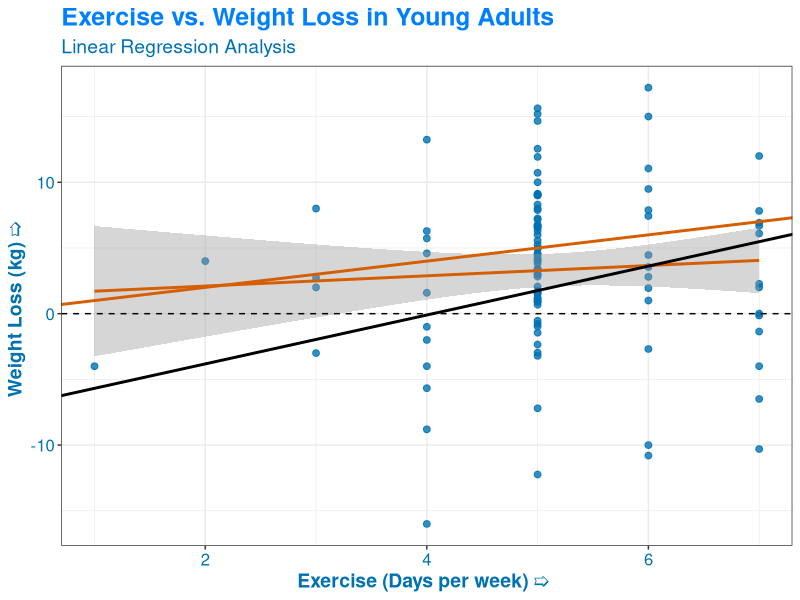

R code for this plot:
# Install packages
#install.packages("tidyverse")

# Call the packages
library(tidyverse)

# Import the data
data <- read.csv("data.csv")

# Calculate Weight_loss as Starting_weight - Current_weight
data$Weight_loss <- data$Starting_weight - data$Current_weight

# Calculate descriptive statistics
exercise_mean <- mean(data$Exercise)
exercise_sd <- sd(data$Exercise)

inweight_mean<-mean(data$Starting_weight)
inweight_sd<-sd(data$Starting_weight)

curweight_mean<-mean(data$Current_weight)
curweight_sd<-sd(data$Current_weight)

weight_loss_mean <- mean(data$Weight_loss)
weight_loss_sd <- sd(data$Weight_loss)

# Create a scatterplot of exercise vs. weight loss
ggplot(data, aes(x = Exercise, y = Weight_loss)) +
  geom_point(size = 2, alpha = 0.8, color = "#0072B2") +
  geom_smooth(method = "lm", color = "#D55E00", size = 1) +
  geom_abline(method = "lm", color = "#D55E00", size = 1) +
  labs(x = "Exercise (Days per week) ➯ ", y = "Weight Loss (kg) ➯ ", title = "Exercise vs. Weight Loss in Young Adults",
       subtitle = "Linear Regression Analysis")+
  theme_bw()+
  theme(plot.title = element_text(color = "#007FFF", size = 18, face = "bold"),
        plot.subtitle = element_text(color = "#0072B2", size = 14),
        axis.title.x = element_text(color = "#0072B2", size = 14, face = "bold"),
        axis.title.y = element_text(color = "#0072B2", size = 14, face = "bold"),
        axis.text = element_text(color = "#0072B2", size = 12),
        legend.title = element_blank(),
        legend.text = element_text(color = "#0072B2", size = 12))+
  geom_abline(intercept = -7.54, slope = 1.86, color = "black", linetype = "solid", size = 1) +
  
  geom_hline(yintercept = 0, color = "black", linetype = "dashed")

# Calculate correlation between exercise and weight loss
correlation1 <- cor(data$Exercise, data$Weight_loss)

# Calculate the correlation between weight loss and duration of exercise
correlation2 <- cor(data$Weight_loss, data$Duration)

# Calculate correlation between exercise and duration of exercise
correlation3 <- cor(data$Exercise, data$Duration)

# Perform linear regression analysis
fit1 <- lm(Weight_loss ~ Exercise, data = data)
summary(fit1)

fit2 <- lm(Weight_loss ~ Duration, data = data)
summary(fit2)

fit_combined <- lm(Weight_loss ~ Exercise + Duration, data = data)
fit_combined
summary(fit_combined)
# Print descriptive statistics and correlation
cat("\n","➲ " ,"Exercise(Days/week) :-","\n", "Mean:", exercise_mean, "\b",",",
"Standard Deviation:", exercise_sd, "\n",

"\n","➲ ","Starting Weight(in kg) :- ","\n", "Mean:", inweight_mean, "\b",",",
    "Standard Deviation:", inweight_sd, "\n",

"\n","➲ ","Final Weight(in kg) :-","\n", "Mean:", curweight_mean, "\b",",",
"Standard Deviation:", curweight_sd, "\n",


"\n","➲ ","Weight loss(in kg) :-","\n", "Mean:", weight_loss_mean, "\b",",",
"Standard Deviation:", weight_loss_sd, "\n",

"\n","➲ ","Correlation between exercise(Days/week) and weight loss:", correlation1, "\b",",","\n",
"\n","➲ ","Correlation between Duration of exercise(in mins) and weight loss:", correlation2, "\b",",","\n",
"\n","➲ ","The combined Correlation between Weight loss(in kgs) and Exercise(Days/week), Duration of exercise(in mins):", correlation3, "\n")
